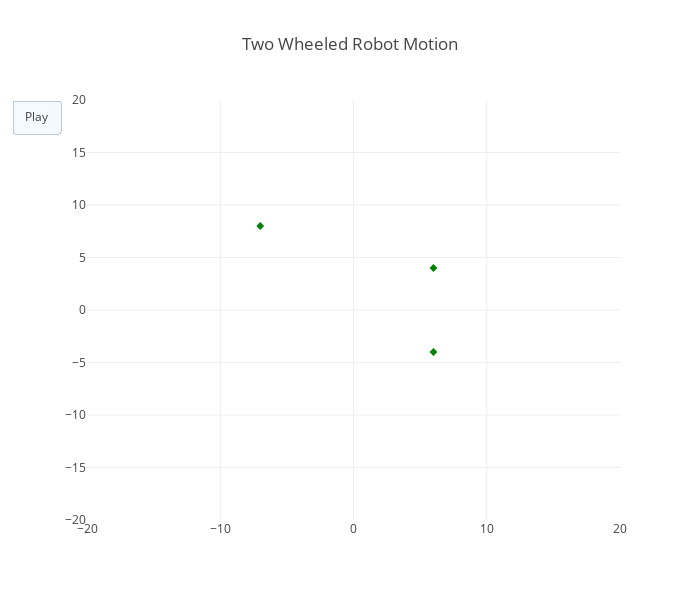

Here is the notebook cell this chart was saved with:
### Code cell
dt = .1
alpha = np.array([.1, .01, .01, .1])
t = np.arange(0,20.1, dt)
x0 = np.array([-5, -3, np.pi/2])
Y = np.array([[6., 4.],
              [-7., 8.],
              [6., -4]])
R = np.array([[.01, .0],
              [0., .0025]])

v = 1 + .5*np.cos(.4*np.pi*t)
w = -.2 + 2*np.cos(1.2*np.pi*t)
robot = VCRobot(dt, alpha)
X = robot.generate_motion(v,w,x0)
ani = LocalizationAnimation(X,Y)
ani.animate()

### Figure 1 — Plotly figure (JSON) as saved in the notebook; plotly's stock layout.template omitted (floating-point values rounded to 4 significant figures)
{"data": [{"marker": {"color": "#C30000", "size": 20}, "mode": "markers", "name": "Robot Body", "x": -5, "y": -5.006}, {"line": {"color": "blue", "width": 2}, "mode": "lines", "name": "Robot Heading", "x": -5, "y": -5.006}, {"marker": {"color": "green", "symbol": "diamond"}, "mode": "markers", "name": "Landmakrs", "x": [6, -7, 6], "y": [4, 8, -4]}], "layout": {"height": 600, "hovermode": "closest", "title": "Two Wheeled Robot Motion", "updatemenus": [{"buttons": [{"args": [null], "label": "Play", "method": "animate"}], "type": "buttons"}], "width": 700, "xaxis": {"autorange": false, "range": [-20, 20], "zeroline": false}, "yaxis": {"autorange": false, "range": [-20, 20], "zeroline": false}}}
